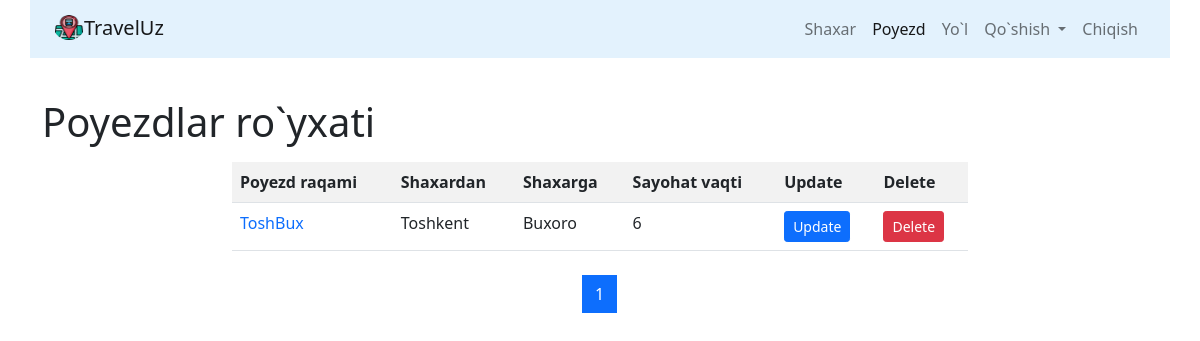
Page /trains/ (signed in) on the committed database.
### trains/models.py (models this page shows, shortened)
class Train(models.Model):
    name=models.CharField(max_length=50,unique=True,verbose_name='Poyezd xos nomi')
    travel_time=models.PositiveSmallIntegerField(verbose_name='Sayohat vaqti')
    from_city=models.ForeignKey(City,on_delete=models.CASCADE,related_name='from_city_set',verbose_name='Qaysi shaxardan')
    to_city=models.ForeignKey(City,on_delete=models.CASCADE,related_name='to_city_set',verbose_name='Qaysi shaxarga')
    start_train_day=models.DateField(null=True,blank=True)
    start_train_time=models.TimeField(null=True,blank=True)
    end_train_day=models.DateField(null=True,blank=True)
    place=models.IntegerField(default=0)
    class Meta:
        verbose_name='Poyezd'
        verbose_name_plural='Poyezdlar ombori'

### cities/models.py (models this page shows)
class City(models.Model):
    name=models.CharField(max_length=200,unique=True,verbose_name='Shaxar')
    about_city=RichTextUploadingField(blank=True,null=True)
    def __str__(self):
        return self.name
    class Meta:
        verbose_name= "Shaxar"
        verbose_name_plural= "Shaxarlar ombori"
        ordering=["name"]

### trains/views.py (the view)
# urls.py: path('',TrainListView.as_view(),name='home'),
class TrainListView(ListView):
    model=Train
    template_name='trains/home.html'
    paginate_by=5
    context_object_name='trains'

### trains/templates/trains/home.html (shortened to what this page needs)
{% extends 'base.html' %}
{% block content %}
<h1>Poyezdlar ro`yxati</h1>
<div class="row">
    <div class="col-md-8 mx-auto my-2">
        <table class="table table-striped">
            <tr>
                <th>Poyezd raqami</th>
                <th>Shaxardan</th>
                <th>Shaxarga</th>
                <th>Sayohat vaqti</th>
                {% if request.user.is_superuser %}
                <th>Update</th>
                <th>Delete</th>
                {%endif%}
            </tr>
        {% for object in page_obj %}
             <tr>
                 <td><a style="text-decoration:none" href="{% url 'trains:detail' object.pk %}">{{object.name}}</a></td>
                 <td>{{object.from_city}}</td>
                 <td>{{object.to_city}}</td>
                 <td>{{object.travel_time}}</td>
                  {% if request.user.is_superuser %}
                 <td><a href="{% url 'trains:update' object.pk %}" class="btn btn-primary btn-sm">Update</a></td>
                 <td><a href="{% url 'trains:delete' object.pk %}" class="btn btn-danger btn-sm">Delete</a></td>
                 {%endif%}
             </tr>
        {% endfor %}
        </table>
    </div>
</div>
<nav aria-label="Page navigation example">
  <ul class="pagination justify-content-center">
      {% for page in page_obj.paginator.page_range %}
            <li class="page-item {% if page == page_obj.number %}active{% endif %}"><a class="page-link" href="?page={{page}}">{{page}}</a></li>
      {% endfor %}
  </ul>
</nav>
{% endblock %}

### rows in the picture
Train: name "ToshBux", from_city "Toshkent", to_city "Buxoro", travel_time "6"

### other values in the picture
{{ page }} "1"
